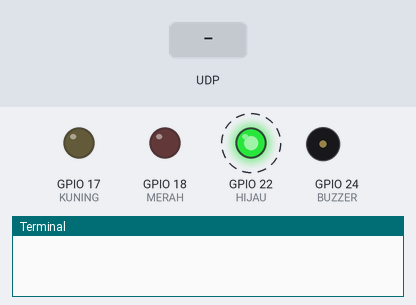
The program below on a simulated Raspberry Pi (BCM pin numbers). Parts: output pins drawn as LEDs (lit = HIGH), buzzer (waves = sounding, pin HIGH), the last lines printed to the terminal. Dashed ring = blinking. The inputs (shaded band) are chosen by the test bench. Threads take turns every 2 ms.

Above: at 1.2 s.
1.3 s: UDP packet "toggle0" arrives
At 3.8 s:
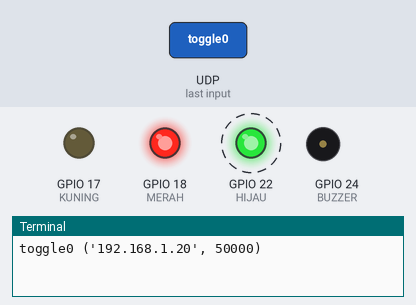
4.3 s: UDP packet "toggle1" arrives
At 6.5 s:
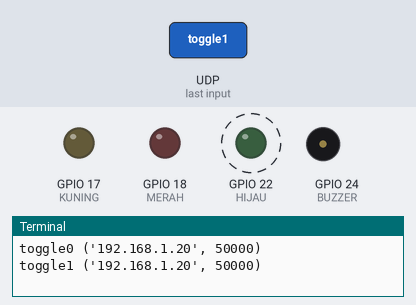
Timing chart, 0 to 16.3 s (numbered marks = the images above; inputs shaded):
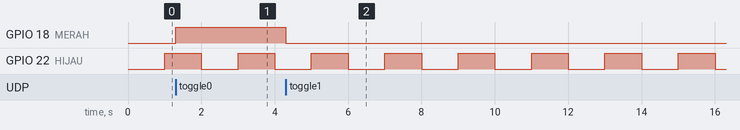

The program:

socketUDPServerLatihan.py
```python
import socket
import RPi.GPIO as GPIO
import threading
import time
import Queue
import serial
import smbus

MERAH 	= 18
KUNING 	= 17
HIJAU 	= 22
BUTTON1 = 23
BUTTON0 = 27	#reset
BUZZER	= 24

portNiam = 5559
ipTujuan = '192.168.80.184'

GPIO.setmode(GPIO.BCM)			#BCM > (standart penulisan GPIO6)
								#BOARD > (standart penulisan PIN31)
GPIO.setup(MERAH,GPIO.OUT)
GPIO.setup(KUNING,GPIO.OUT)
GPIO.setup(HIJAU,GPIO.OUT)
GPIO.setup(BUZZER,GPIO.OUT)

GPIO.setup(BUTTON0,GPIO.IN)
GPIO.setup(BUTTON1,GPIO.IN)

GPIO.output(HIJAU,GPIO.HIGH)
GPIO.output(BUZZER,GPIO.LOW)

UDPSock = socket.socket(socket.AF_INET, socket.SOCK_DGRAM)
listen_addr = ("",portNiam)
UDPSock.bind(listen_addr)

bus = smbus.SMBus(1)
address = 0x68

def decToBCD(dec):
	return ((dec//10)*16) + (dec % 10)

def BCDToDec(bcd):
	return ((bcd//16)*10) + (bcd % 16)

def task1():						#point 1 oke
	while True:
		UDPSock.sendto("led on",(ipTujuan,portNiam))
		GPIO.output(HIJAU,GPIO.LOW)
		time.sleep(1)
		UDPSock.sendto("led off",(ipTujuan,portNiam))
		GPIO.output(HIJAU,GPIO.HIGH)
		time.sleep(1)

def task2():						#point 2.1 2.2 dan 2.3 oke #point 3.1 3.2 dan 3.3 oke
	while True:
		data, addr = UDPSock.recvfrom(100)
		dataterima = data.strip()
		print dataterima, addr
		if dataterima == "suhu":
			temp = bus.read_byte_data(address,0x11) + (bus.read_byte_data(address,0x12)>>6)*0.25
			time.sleep(1.5)
			m = "Suhu %.2f C" % (temp)
			print m
			UDPSock.sendto(m,(ipTujuan,portNiam))
		elif dataterima == "toggle0":
			UDPSock.sendto("led off",(ipTujuan,portNiam))
			GPIO.output(MERAH,GPIO.HIGH)
		elif dataterima == "toggle1":
			UDPSock.sendto("led on",(ipTujuan,portNiam))
			GPIO.output(MERAH,GPIO.LOW)

def	task3():						#point 3.2 dan 3.3 oke
	while True:
		time.sleep(1)

def	task4():
	while True:
		time.sleep(1)

def	task5():						#baca Button OKE
	while True:
		time.sleep(1)

thread1 = threading.Thread(target = task1)
thread1.daemon = True
thread1.start()

thread2 = threading.Thread(target = task2)
thread2.daemon = True
thread2.start()

thread3 = threading.Thread(target = task3)
thread3.daemon = True
thread3.start()

thread4 = threading.Thread(target = task4)
thread4.daemon = True
thread4.start()

thread5 = threading.Thread(target = task5)
thread5.daemon = True
thread5.start()

try:
	while True:
		time.sleep(1)

except KeyboardInterrupt:
	UDPSock.close()
	print "selesai"
```

Measured:
- after the input at 1.3 s, GPIO 18 (MERAH): LOW → HIGH at once
- after the input at 4.3 s, GPIO 18 (MERAH): HIGH → LOW at once
- by itself, GPIO 22 (HIJAU): alternates HIGH for 1.0 s and LOW for 1.0 s
